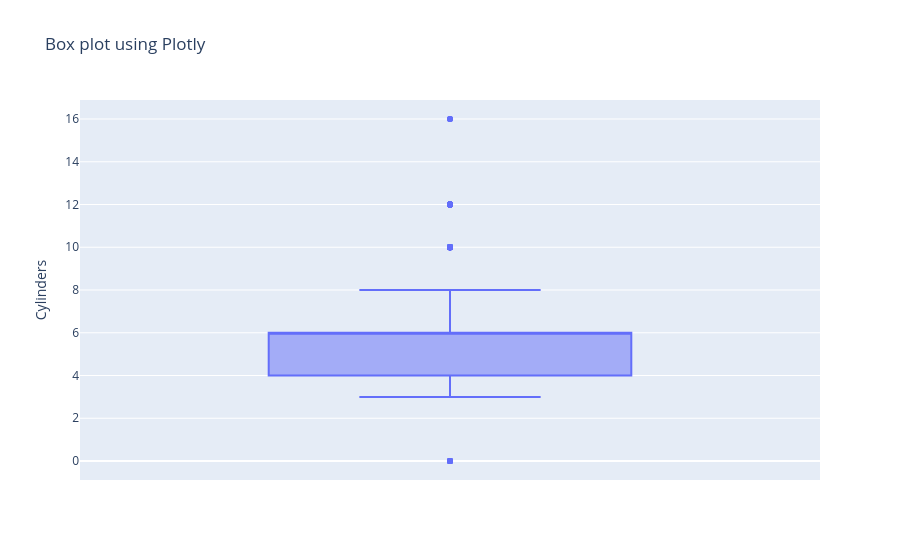

Source (notebook cell):
### Code cell
figure_1 = px.box(Data, y = "Cylinders", title = "Box plot using Plotly")
figure_1.show()

### Figure 1 — Plotly figure (JSON) as saved in the notebook; plotly's stock layout.template omitted (floating-point values rounded to 4 significant figures; data arrays with more than 128 entries replaced by an {"elided": "..."} marker saying what was removed)
{"data": [{"alignmentgroup": "True", "hovertemplate": "Cylinders=%{y}<extra></extra>", "legendgroup": "", "marker": {"color": "#636efa"}, "name": "", "notched": false, "offsetgroup": "", "orientation": "v", "showlegend": false, "type": "box", "x0": " ", "xaxis": "x", "y": {"elided": "10827 int values"}, "y0": " ", "yaxis": "y"}], "layout": {"boxmode": "group", "legend": {"tracegroupgap": 0}, "title": {"text": "Box plot using Plotly"}, "xaxis": {"anchor": "y", "domain": [0, 1]}, "yaxis": {"anchor": "x", "domain": [0, 1], "title": {"text": "Cylinders"}}}}
